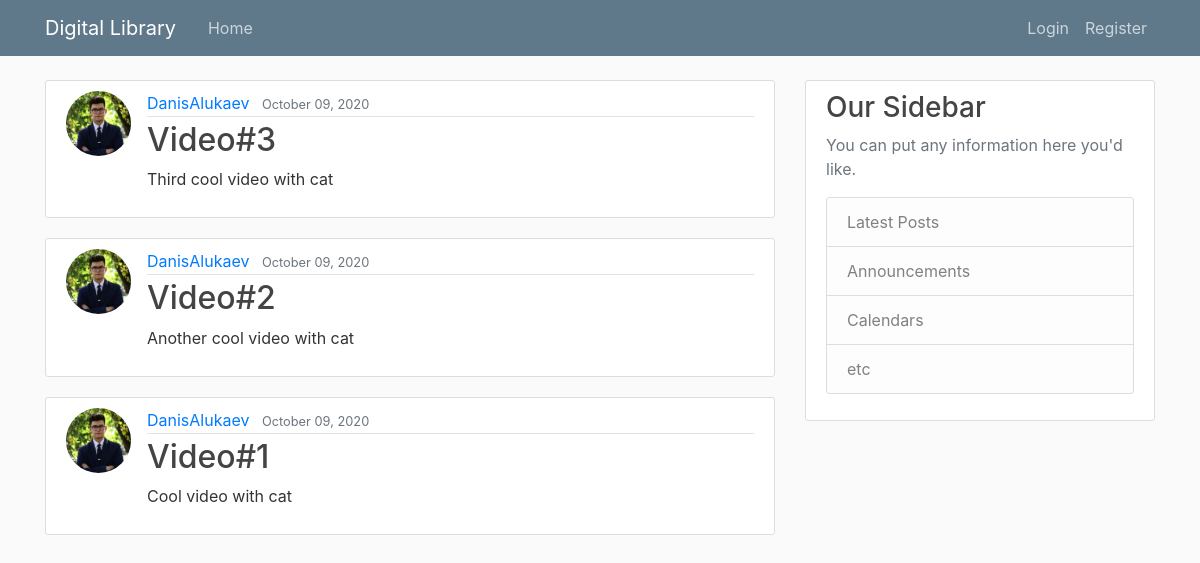
/, run on an earlier commit of the app's database.
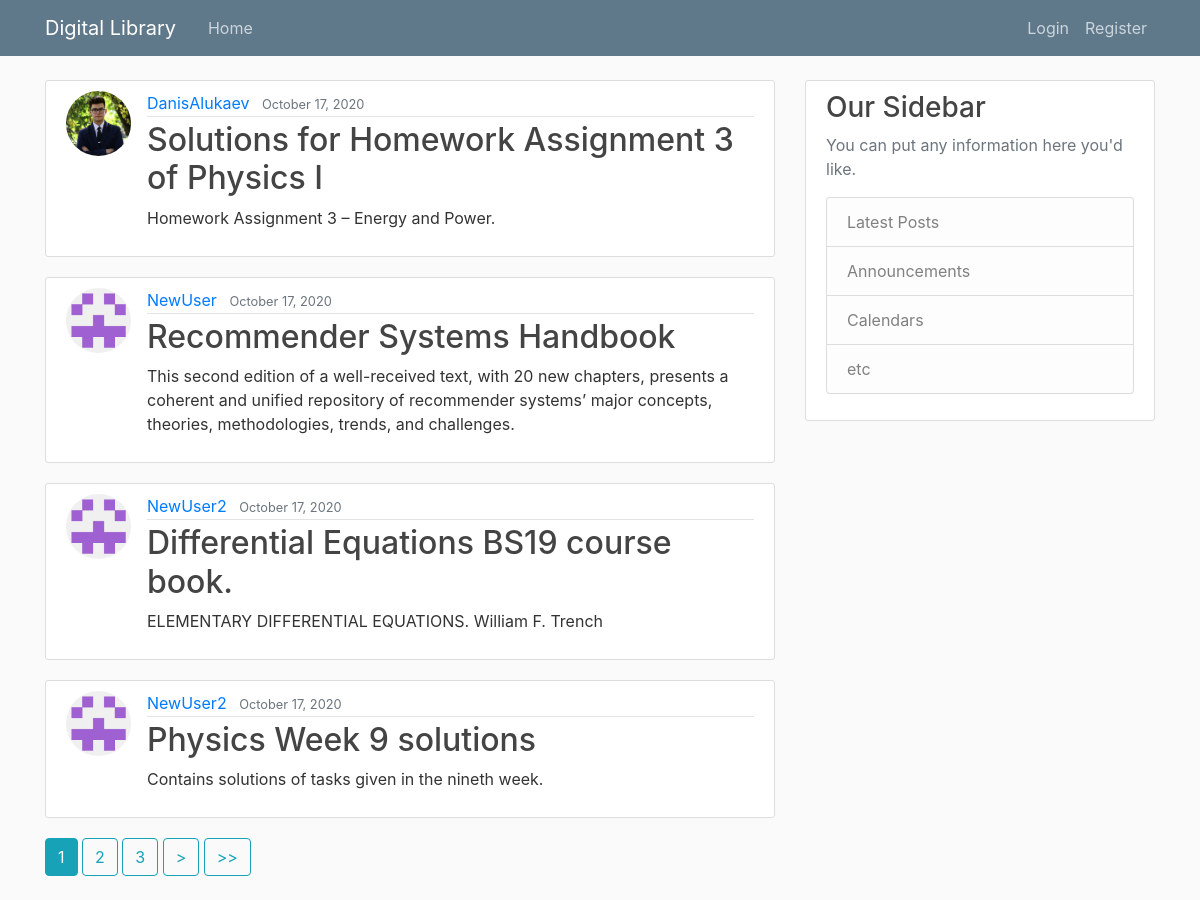
And on a later commit of the database.
### Storage/models.py (models this page shows, shortened)
class Upload(models.Model):
    title = models.CharField(max_length=50)
    content = models.TextField()
    date = models.DateTimeField(default=timezone.now)
    user = models.ForeignKey(User, on_delete=models.CASCADE)
    tags = models.ManyToManyField(Tag, help_text="Select the tags")

### Users/models.py (models this page shows, shortened)
class Profile(models.Model):
    user = models.OneToOneField(User, on_delete=models.CASCADE)
    image = models.ImageField(default='default.jpg', upload_to='profile_pics')

### Storage/views.py (the view)
# urls.py: path('', UploadListView.as_view(), name='Storage-workspace'),
class UploadListView(ListView):
    model = Upload
    template_name = 'Storage/home.html'
    context_object_name = 'uploads'
    ordering = ['-date']
    paginate_by = 4

### Storage/templates/Storage/home.html (shortened to what this page needs)
{% extends "Storage/base.html" %}
{% block content %}
    {% for upload in uploads %}
        <article class="media content-section">
            <img class="rounded-circle article-img" src="{{ upload.user.profile.image.url }}">
          <div class="media-body">
            <div class="article-metadata">
              <a class="mr-2" href="{% url 'User-uploads' upload.user.username %}">{{ upload.user }}</a>
              <small class="text-muted">{{ upload.date|date:"F d, Y" }}</small>
            </div>
            <h2><a class="article-title" href="{% url 'Content-detail' upload.id %}">{{ upload.title }}</a></h2>
            <p class="article-content">{{ upload.content }}</p>
          </div>
        </article>
    {% endfor %}
    {% if is_paginated %}
        {% for num in page_obj.paginator.page_range %}
            {% if page_obj.number == num %}
                <a class="btn btn-info mb-4" href="?page={{ num }}">{{ num }}</a>
            {% elif num > page_obj.number|add:'-3' and num < page_obj.number|add:'3' %}
                <a class="btn btn-outline-info mb-4" href="?page={{ num }}">{{ num }}</a>
            {% endif %}
        {% endfor %}
        {% if page_obj.has_next %}
            <a class="btn btn-outline-info mb-4" href="?page={{ page_obj.next_page_number}}"> > </a>
            <a class="btn btn-outline-info mb-4" href="?page={{ page_obj.paginator.num_pages }}"> >> </a>
        {% endif %}
    {% endif %}
{% endblock content%}

What changed in the data, as far as the page shows it:
removed Upload: user.profile.image (placeholder picture), user "DanisAlukaev", date "October 09, 2020", title "Video#3", content "Third cool video with cat"
no longer on this page (row edited): Upload: user.profile.image (placeholder picture), user "DanisAlukaev", date "October 09, 2020", title "Video#2", content "Another cool video with cat"
no longer on this page (row unchanged): Upload: user.profile.image (placeholder picture), user "DanisAlukaev", date "October 09, 2020", title "Video#1", content "Cool video with cat"
added Upload: user.profile.image (placeholder picture), user "DanisAlukaev", date "October 17, 2020", title "Solutions for Homework Assignment 3 of Physics I", content "Homework Assignment 3 – Energy and Power."
added Upload: user.profile.image (placeholder picture), user "NewUser", date "October 17, 2020", title "Recommender Systems Handbook", content "This second edition of a well-received text, with 20 new chapters, presents a coherent and unified repository of recommender systems’ major concepts, theories, methodologies, trends, and challenges."
added Upload: user.profile.image (placeholder picture), user "NewUser2", date "October 17, 2020", title "Differential Equations BS19 course book.", content "ELEMENTARY DIFFERENTIAL EQUATIONS. William F. Trench"
added Upload: user.profile.image (placeholder picture), user "NewUser2", date "October 17, 2020", title "Physics Week 9 solutions", content "Contains solutions of tasks given in the nineth week."
Also different on the page:
new list line: "1"
new list line: "2"
new list line: "3"
